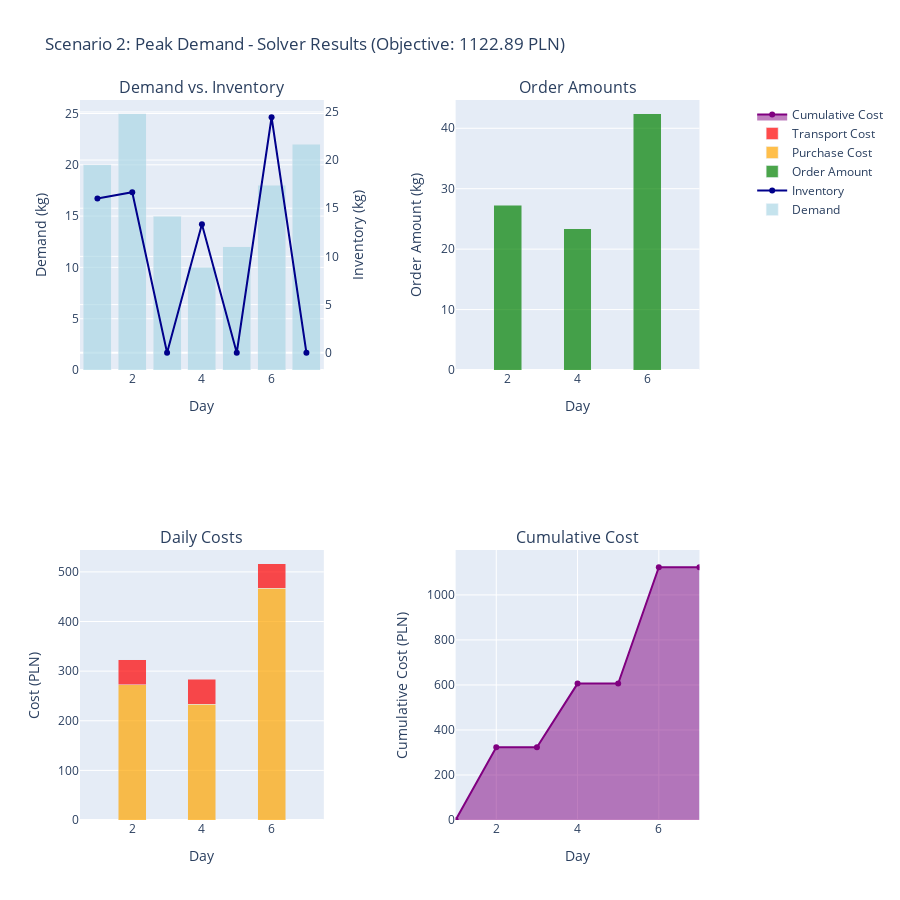

The code cell stored with this chart in its notebook:
### Code cell
if sol2 and df2 is not None:
    plot_scenario("Scenario 2: Peak Demand", sol2, inp2, df2)

### Figure 1 — Plotly figure (JSON) as saved in the notebook; plotly's stock layout.template omitted (floating-point values rounded to 4 significant figures)
{"data": [{"marker": {"color": "lightblue"}, "name": "Demand", "opacity": 0.7, "type": "bar", "x": [1, 2, 3, 4, 5, 6, 7], "xaxis": "x", "y": [20, 25, 15, 10, 12, 18, 22], "yaxis": "y"}, {"line": {"color": "darkblue", "width": 2}, "mode": "lines+markers", "name": "Inventory", "type": "scatter", "x": [1, 2, 3, 4, 5, 6, 7], "xaxis": "x", "y": [16, 16.67, 0, 13.33, 0, 24.44, 0], "yaxis": "y2"}, {"marker": {"color": "green"}, "name": "Order Amount", "opacity": 0.7, "type": "bar", "x": [1, 2, 3, 4, 5, 6, 7], "xaxis": "x2", "y": [0, 27.27, 0, 23.33, 0, 42.44, 0], "yaxis": "y3"}, {"marker": {"color": "orange"}, "name": "Purchase Cost", "opacity": 0.7, "type": "bar", "x": [1, 2, 3, 4, 5, 6, 7], "xaxis": "x3", "y": [0.0, 272.7, 0.0, 233.3, 0.0, 466.9, 0.0], "yaxis": "y4"}, {"marker": {"color": "red"}, "name": "Transport Cost", "opacity": 0.7, "type": "bar", "x": [1, 2, 3, 4, 5, 6, 7], "xaxis": "x3", "y": [0.0, 50.0, 0.0, 50.0, 0.0, 50.0, 0.0], "yaxis": "y4"}, {"fill": "tozeroy", "line": {"color": "purple", "width": 2}, "mode": "lines+markers", "name": "Cumulative Cost", "type": "scatter", "x": [1, 2, 3, 4, 5, 6, 7], "xaxis": "x4", "y": [0.0, 322.7, 322.7, 606.0, 606.0, 1123.0, 1123.0], "yaxis": "y5"}], "layout": {"annotations": [{"font": {"size": 16}, "showarrow": false, "text": "Demand vs. Inventory", "x": 0.185, "xanchor": "center", "xref": "paper", "y": 1, "yanchor": "bottom", "yref": "paper"}, {"font": {"size": 16}, "showarrow": false, "text": "Order Amounts", "x": 0.755, "xanchor": "center", "xref": "paper", "y": 1, "yanchor": "bottom", "yref": "paper"}, {"font": {"size": 16}, "showarrow": false, "text": "Daily Costs", "x": 0.185, "xanchor": "center", "xref": "paper", "y": 0.375, "yanchor": "bottom", "yref": "paper"}, {"font": {"size": 16}, "showarrow": false, "text": "Cumulative Cost", "x": 0.755, "xanchor": "center", "xref": "paper", "y": 0.375, "yanchor": "bottom", "yref": "paper"}], "barmode": "stack", "height": 900, "showlegend": true, "title": {"text": "Scenario 2: Peak Demand - Solver Results (Objective: 1122.89 PLN)"}, "xaxis": {"anchor": "y", "domain": [0, 0.37], "title": {"text": "Day"}}, "xaxis2": {"anchor": "y3", "domain": [0.57, 0.94], "title": {"text": "Day"}}, "xaxis3": {"anchor": "y4", "domain": [0, 0.37], "title": {"text": "Day"}}, "xaxis4": {"anchor": "y5", "domain": [0.57, 0.94], "title": {"text": "Day"}}, "yaxis": {"anchor": "x", "domain": [0.625, 1], "title": {"text": "Demand (kg)"}}, "yaxis2": {"anchor": "x", "overlaying": "y", "side": "right", "title": {"text": "Inventory (kg)"}}, "yaxis3": {"anchor": "x2", "domain": [0.625, 1], "title": {"text": "Order Amount (kg)"}}, "yaxis4": {"anchor": "x3", "domain": [0, 0.375], "title": {"text": "Cost (PLN)"}}, "yaxis5": {"anchor": "x4", "domain": [0, 0.375], "title": {"text": "Cumulative Cost (PLN)"}}}}
